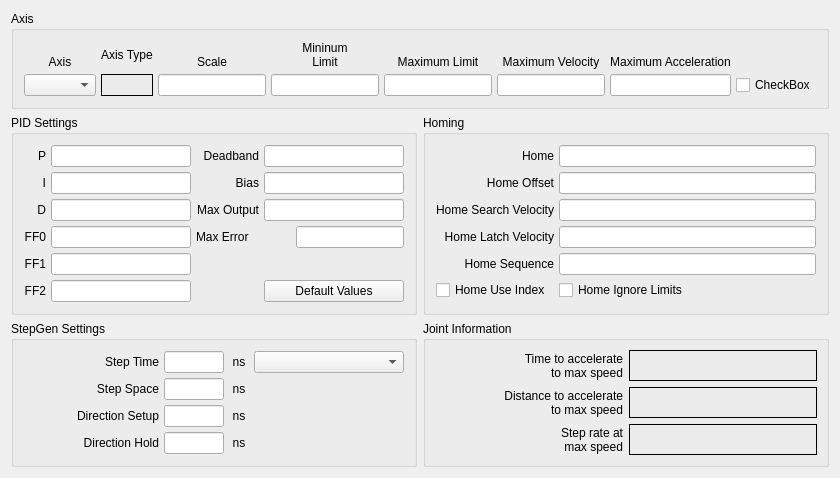
          <widget class="QWidget" name="joint3tab">
           <attribute name="title">
            <string>Joint 3</string>
           </attribute>
           <layout class="QGridLayout" name="gridLayout_20">
            <item row="0" column="0" colspan="2">
             <widget class="QGroupBox" name="jointAxisGroup_3">
              <property name="title">
               <string>Axis</string>
              </property>
              <layout class="QGridLayout" name="gridLayout_17">
               <property name="leftMargin">
                <number>10</number>
               </property>
               <property name="topMargin">
                <number>10</number>
               </property>
               <property name="rightMargin">
                <number>10</number>
               </property>
               <property name="bottomMargin">
                <number>10</number>
               </property>
               <property name="spacing">
                <number>5</number>
               </property>
               <item row="1" column="0">
                <widget class="QComboBox" name="axisCB_3"/>
               </item>
               <item row="0" column="3">
                <widget class="QLabel" name="label_65">
                 <property name="text">
                  <string>&lt;html&gt;&lt;head/&gt;&lt;body&gt;&lt;p&gt;Mininum&lt;br/&gt;Limit&lt;/p&gt;&lt;/body&gt;&lt;/html&gt;</string>
                 </property>
                 <property name="alignment">
                  <set>Qt::AlignBottom|Qt::AlignHCenter</set>
                 </property>
                 <property name="wordWrap">
                  <bool>true</bool>
                 </property>
                </widget>
               </item>
               <item row="0" column="0">
                <widget class="QLabel" name="label_56">
                 <property name="text">
                  <string>Axis</string>
                 </property>
                 <property name="alignment">
                  <set>Qt::AlignBottom|Qt::AlignHCenter</set>
                 </property>
                </widget>
               </item>
               <item row="1" column="3">
                <widget class="QLineEdit" name="minLimit_3">
                 <property name="alignment">
                  <set>Qt::AlignRight|Qt::AlignTrailing|Qt::AlignVCenter</set>
                 </property>
                </widget>
               </item>
               <item row="1" column="4">
                <widget class="QLineEdit" name="maxLimit_3">
                 <property name="alignment">
                  <set>Qt::AlignRight|Qt::AlignTrailing|Qt::AlignVCenter</set>
                 </property>
                </widget>
               </item>
               <item row="0" column="4">
                <widget class="QLabel" name="label_70">
                 <property name="text">
                  <string>Maximum Limit</string>
                 </property>
                 <property name="textFormat">
                  <enum>Qt::AutoText</enum>
                 </property>
                 <property name="alignment">
                  <set>Qt::AlignBottom|Qt::AlignHCenter</set>
                 </property>
                 <property name="wordWrap">
                  <bool>true</bool>
                 </property>
                </widget>
               </item>
               <item row="0" column="5">
                <widget class="QLabel" name="label_78">
                 <property name="text">
                  <string>Maximum Velocity</string>
                 </property>
                 <property name="alignment">
                  <set>Qt::AlignBottom|Qt::AlignHCenter</set>
                 </property>
                 <property name="wordWrap">
                  <bool>true</bool>
                 </property>
                </widget>
               </item>
               <item row="1" column="5">
                <widget class="QLineEdit" name="maxVelocity_3">
                 <property name="alignment">
                  <set>Qt::AlignRight|Qt::AlignTrailing|Qt::AlignVCenter</set>
                 </property>
                </widget>
               </item>
               <item row="1" column="6">
                <widget class="QLineEdit" name="maxAccel_3">
                 <property name="alignment">
                  <set>Qt::AlignRight|Qt::AlignTrailing|Qt::AlignVCenter</set>
                 </property>
                </widget>
               </item>
               <item row="0" column="2">
                <widget class="QLabel" name="label_58">
                 <property name="text">
                  <string>Scale</string>
                 </property>
                 <property name="alignment">
                  <set>Qt::AlignBottom|Qt::AlignHCenter</set>
                 </property>
                </widget>
               </item>
               <item row="0" column="6">
                <widget class="QLabel" name="label_79">
                 <property name="text">
                  <string>Maximum Acceleration</string>
                 </property>
                 <property name="alignment">
                  <set>Qt::AlignBottom|Qt::AlignHCenter</set>
                 </property>
                 <property name="wordWrap">
                  <bool>true</bool>
                 </property>
                </widget>
               </item>
               <item row="0" column="1">
                <widget class="QLabel" name="label_7">
                 <property name="text">
                  <string>Axis Type</string>
                 </property>
                </widget>
               </item>
               <item row="1" column="1">
                <widget class="QLabel" name="axisType_3">
                 <property name="frameShape">
                  <enum>QFrame::Box</enum>
                 </property>
                 <property name="text">
                  <string/>
                 </property>
                </widget>
               </item>
               <item row="1" column="2">
                <widget class="QLineEdit" name="scale_3"/>
               </item>
               <item row="1" column="7">
                <widget class="QCheckBox" name="reverse_3">
                 <property name="text">
                  <string>CheckBox</string>
                 </property>
                </widget>
               </item>
              </layout>
             </widget>
            </item>
            <item row="1" column="0">
             <widget class="QGroupBox" name="groupBox_15">
              <property name="title">
               <string>PID Settings</string>
              </property>
              <layout class="QGridLayout" name="gridLayout_18">
               <property name="leftMargin">
                <number>10</number>
               </property>
               <property name="topMargin">
                <number>10</number>
               </property>
               <property name="rightMargin">
                <number>10</number>
               </property>
               <property name="bottomMargin">
                <number>10</number>
               </property>
               <property name="spacing">
                <number>5</number>
               </property>
               <item row="0" column="0">
                <widget class="QLabel" name="label_244">
                 <property name="text">
                  <string>P</string>
                 </property>
                 <property name="alignment">
                  <set>Qt::AlignRight|Qt::AlignTrailing|Qt::AlignVCenter</set>
                 </property>
                </widget>
               </item>
               <item row="0" column="1">
                <widget class="QLineEdit" name="p_3">
                 <property name="text">
                  <string/>
                 </property>
                 <property name="alignment">
                  <set>Qt::AlignRight|Qt::AlignTrailing|Qt::AlignVCenter</set>
                 </property>
                </widget>
               </item>
               <item row="0" column="2">
                <widget class="QLabel" name="label_245">
                 <property name="text">
                  <string>Deadband</string>
                 </property>
                 <property name="alignment">
                  <set>Qt::AlignRight|Qt::AlignTrailing|Qt::AlignVCenter</set>
                 </property>
                </widget>
               </item>
               <item row="0" column="3">
                <widget class="QLineEdit" name="deadband_3">
                 <property name="text">
                  <string/>
                 </property>
                 <property name="alignment">
                  <set>Qt::AlignRight|Qt::AlignTrailing|Qt::AlignVCenter</set>
                 </property>
                </widget>
               </item>
               <item row="1" column="0">
                <widget class="QLabel" name="label_246">
                 <property name="text">
                  <string>I</string>
                 </property>
                 <property name="alignment">
                  <set>Qt::AlignRight|Qt::AlignTrailing|Qt::AlignVCenter</set>
                 </property>
                </widget>
               </item>
               <item row="1" column="1">
                <widget class="QLineEdit" name="i_3">
                 <property name="text">
                  <string/>
                 </property>
                 <property name="alignment">
                  <set>Qt::AlignRight|Qt::AlignTrailing|Qt::AlignVCenter</set>
                 </property>
                </widget>
               </item>
               <item row="1" column="2">
                <widget class="QLabel" name="label_247">
                 <property name="text">
                  <string>Bias</string>
                 </property>
                 <property name="alignment">
                  <set>Qt::AlignRight|Qt::AlignTrailing|Qt::AlignVCenter</set>
                 </property>
                </widget>
               </item>
               <item row="1" column="3">
                <widget class="QLineEdit" name="bias_3">
                 <property name="text">
                  <string/>
                 </property>
                 <property name="alignment">
                  <set>Qt::AlignRight|Qt::AlignTrailing|Qt::AlignVCenter</set>
                 </property>
                </widget>
               </item>
               <item row="2" column="0">
                <widget class="QLabel" name="label_248">
                 <property name="text">
                  <string>D</string>
                 </property>
                 <property name="alignment">
                  <set>Qt::AlignRight|Qt::AlignTrailing|Qt::AlignVCenter</set>
                 </property>
                </widget>
               </item>
               <item row="2" column="1">
                <widget class="QLineEdit" name="d_3">
                 <property name="text">
                  <string/>
                 </property>
                 <property name="alignment">
                  <set>Qt::AlignRight|Qt::AlignTrailing|Qt::AlignVCenter</set>
                 </property>
                </widget>
               </item>
               <item row="2" column="2">
                <widget class="QLabel" name="label_249">
                 <property name="text">
                  <string>Max Output</string>
                 </property>
                 <property name="alignment">
                  <set>Qt::AlignRight|Qt::AlignTrailing|Qt::AlignVCenter</set>
                 </property>
                </widget>
               </item>
               <item row="2" column="3">
                <widget class="QLineEdit" name="maxOutput_3">
                 <property name="text">
                  <string/>
                 </property>
                 <property name="alignment">
                  <set>Qt::AlignRight|Qt::AlignTrailing|Qt::AlignVCenter</set>
                 </property>
                </widget>
               </item>
               <item row="3" column="0">
                <widget class="QLabel" name="label_250">
                 <property name="text">
                  <string>FF0</string>
                 </property>
                 <property name="alignment">
                  <set>Qt::AlignRight|Qt::AlignTrailing|Qt::AlignVCenter</set>
                 </property>
                </widget>
               </item>
               <item row="3" column="1">
                <widget class="QLineEdit" name="ff0_3">
                 <property name="text">
                  <string/>
                 </property>
                 <property name="alignment">
                  <set>Qt::AlignRight|Qt::AlignTrailing|Qt::AlignVCenter</set>
                 </property>
                </widget>
               </item>
               <item row="4" column="0">
                <widget class="QLabel" name="label_252">
                 <property name="text">
                  <string>FF1</string>
                 </property>
                 <property name="alignment">
                  <set>Qt::AlignRight|Qt::AlignTrailing|Qt::AlignVCenter</set>
                 </property>
                </widget>
               </item>
               <item row="4" column="1">
                <widget class="QLineEdit" name="ff1_3">
                 <property name="text">
                  <string/>
                 </property>
                 <property name="alignment">
                  <set>Qt::AlignRight|Qt::AlignTrailing|Qt::AlignVCenter</set>
                 </property>
                </widget>
               </item>
               <item row="5" column="0">
                <widget class="QLabel" name="label_253">
                 <property name="text">
                  <string>FF2</string>
                 </property>
                 <property name="alignment">
                  <set>Qt::AlignRight|Qt::AlignTrailing|Qt::AlignVCenter</set>
                 </property>
                </widget>
               </item>
               <item row="5" column="1">
                <widget class="QLineEdit" name="ff2_3">
                 <property name="text">
                  <string/>
                 </property>
                 <property name="alignment">
                  <set>Qt::AlignRight|Qt::AlignTrailing|Qt::AlignVCenter</set>
                 </property>
                </widget>
               </item>
               <item row="5" column="3">
                <widget class="QPushButton" name="pidDefault_3">
                 <property name="text">
                  <string>Default Values</string>
                 </property>
                </widget>
               </item>
               <item row="3" column="3" alignment="Qt::AlignRight">
                <widget class="QLineEdit" name="maxError_3"/>
               </item>
               <item row="3" column="2">
                <widget class="QLabel" name="label_187">
                 <property name="text">
                  <string>Max Error</string>
                 </property>
                </widget>
               </item>
              </layout>
             </widget>
            </item>
            <item row="1" column="1">
             <widget class="QGroupBox" name="groupBox_13">
              <property name="title">
               <string>Homing</string>
              </property>
              <layout class="QGridLayout" name="gridLayout_16">
               <property name="leftMargin">
                <number>10</number>
               </property>
               <property name="topMargin">
                <number>10</number>
               </property>
               <property name="rightMargin">
                <number>10</number>
               </property>
               <property name="bottomMargin">
                <number>10</number>
               </property>
               <property name="spacing">
                <number>5</number>
               </property>
               <item row="1" column="1">
                <widget class="QLineEdit" name="homeOffset_3">
                 <property name="toolTip">
                  <string>&lt;html&gt;&lt;head/&gt;&lt;body&gt;&lt;p&gt;Home Offset can be used to back off of the home switch&lt;/p&gt;&lt;/body&gt;&lt;/html&gt;</string>
                 </property>
                 <property name="alignment">
                  <set>Qt::AlignLeading|Qt::AlignLeft|Qt::AlignVCenter</set>
                 </property>
                </widget>
               </item>
               <item row="0" column="0">
                <widget class="QLabel" name="label_94">
                 <property name="text">
                  <string>Home</string>
                 </property>
                 <property name="alignment">
                  <set>Qt::AlignRight|Qt::AlignTrailing|Qt::AlignVCenter</set>
                 </property>
                </widget>
               </item>
               <item row="0" column="1">
                <widget class="QLineEdit" name="home_3">
                 <property name="toolTip">
                  <string>&lt;html&gt;&lt;head/&gt;&lt;body&gt;&lt;p&gt;Home is usually set to 0&lt;/p&gt;&lt;/body&gt;&lt;/html&gt;</string>
                 </property>
                 <property name="alignment">
                  <set>Qt::AlignLeading|Qt::AlignLeft|Qt::AlignVCenter</set>
                 </property>
                </widget>
               </item>
               <item row="1" column="0">
                <widget class="QLabel" name="label_95">
                 <property name="text">
                  <string>Home Offset</string>
                 </property>
                 <property name="alignment">
                  <set>Qt::AlignRight|Qt::AlignTrailing|Qt::AlignVCenter</set>
                 </property>
                </widget>
               </item>
               <item row="2" column="0">
                <widget class="QLabel" name="label_96">
                 <property name="text">
                  <string>Home Search Velocity</string>
                 </property>
                 <property name="alignment">
                  <set>Qt::AlignRight|Qt::AlignTrailing|Qt::AlignVCenter</set>
                 </property>
                </widget>
               </item>
               <item row="2" column="1">
                <widget class="QLineEdit" name="homeSearchVel_3">
                 <property name="toolTip">
                  <string>&lt;html&gt;&lt;head/&gt;&lt;body&gt;&lt;p&gt;Search Velocity is in units per second&lt;/p&gt;&lt;/body&gt;&lt;/html&gt;</string>
                 </property>
                 <property name="alignment">
                  <set>Qt::AlignLeading|Qt::AlignLeft|Qt::AlignVCenter</set>
                 </property>
                </widget>
               </item>
               <item row="3" column="0">
                <widget class="QLabel" name="label_97">
                 <property name="text">
                  <string>Home Latch Velocity</string>
                 </property>
                 <property name="alignment">
                  <set>Qt::AlignRight|Qt::AlignTrailing|Qt::AlignVCenter</set>
                 </property>
                </widget>
               </item>
               <item row="3" column="1">
                <widget class="QLineEdit" name="homeLatchVel_3">
                 <property name="toolTip">
                  <string>&lt;html&gt;&lt;head/&gt;&lt;body&gt;&lt;p&gt;Latch Velocity is in user units per second&lt;br/&gt;usually set slower than Search Velocity&lt;/p&gt;&lt;/body&gt;&lt;/html&gt;</string>
                 </property>
                 <property name="alignment">
                  <set>Qt::AlignLeading|Qt::AlignLeft|Qt::AlignVCenter</set>
                 </property>
                </widget>
               </item>
               <item row="5" column="0">
                <widget class="QCheckBox" name="homeUseIndex_3">
                 <property name="text">
                  <string>Home Use Index</string>
                 </property>
                </widget>
               </item>
               <item row="5" column="1">
                <widget class="QCheckBox" name="homeIgnoreLimits_3">
                 <property name="text">
                  <string>Home Ignore Limits</string>
                 </property>
                </widget>
               </item>
               <item row="4" column="1">
                <widget class="QLineEdit" name="homeSequence_3">
                 <property name="toolTip">
                  <string>&lt;html&gt;&lt;head/&gt;&lt;body&gt;&lt;p&gt;Home sequences start at 0 and do not skip a number.&lt;/p&gt;&lt;p&gt;Multiple joint axis use a negative number.&lt;/p&gt;&lt;p&gt;Leave blank to home the joint manually.&lt;/p&gt;&lt;/body&gt;&lt;/html&gt;</string>
                 </property>
                </widget>
               </item>
               <item row="4" column="0">
                <widget class="QLabel" name="label_140">
                 <property name="text">
                  <string>Home Sequence</string>
                 </property>
                 <property name="alignment">
                  <set>Qt::AlignRight|Qt::AlignTrailing|Qt::AlignVCenter</set>
                 </property>
                </widget>
               </item>
              </layout>
             </widget>
            </item>
            <item row="2" column="0">
             <widget class="QGroupBox" name="groupBox_16">
              <property name="title">
               <string>StepGen Settings</string>
              </property>
              <layout class="QGridLayout" name="gridLayout_19">
               <property name="leftMargin">
                <number>10</number>
               </property>
               <property name="topMargin">
                <number>10</number>
               </property>
               <property name="rightMargin">
                <number>10</number>
               </property>
               <property name="bottomMargin">
                <number>10</number>
               </property>
               <property name="spacing">
                <number>5</number>
               </property>
               <item row="0" column="3">
                <widget class="QComboBox" name="driveCB_3">
                 <property name="minimumSize">
                  <size>
                   <width>150</width>
                   <height>0</height>
                  </size>
                 </property>
                </widget>
               </item>
               <item row="0" column="0">
                <widget class="QLabel" name="label_105">
                 <property name="text">
                  <string>Step Time</string>
                 </property>
                 <property name="alignment">
                  <set>Qt::AlignRight|Qt::AlignTrailing|Qt::AlignVCenter</set>
                 </property>
                </widget>
               </item>
               <item row="1" column="2">
                <widget class="QLabel" name="label_127">
                 <property name="minimumSize">
                  <size>
                   <width>20</width>
                   <height>0</height>
                  </size>
                 </property>
                 <property name="maximumSize">
                  <size>
                   <width>20</width>
                   <height>16777215</height>
                  </size>
                 </property>
                 <property name="text">
                  <string>ns</string>
                 </property>
                 <property name="alignment">
                  <set>Qt::AlignCenter</set>
                 </property>
                </widget>
               </item>
               <item row="0" column="1">
                <widget class="QLineEdit" name="stepTime_3">
                 <property name="maximumSize">
                  <size>
                   <width>60</width>
                   <height>16777215</height>
                  </size>
                 </property>
                 <property name="inputMask">
                  <string/>
                 </property>
                 <property name="text">
                  <string/>
                 </property>
                 <property name="alignment">
                  <set>Qt::AlignRight|Qt::AlignTrailing|Qt::AlignVCenter</set>
                 </property>
                </widget>
               </item>
               <item row="0" column="2">
                <widget class="QLabel" name="label_125">
                 <property name="minimumSize">
                  <size>
                   <width>20</width>
                   <height>0</height>
                  </size>
                 </property>
                 <property name="maximumSize">
                  <size>
                   <width>20</width>
                   <height>16777215</height>
                  </size>
                 </property>
                 <property name="text">
                  <string>ns</string>
                 </property>
                 <property name="alignment">
                  <set>Qt::AlignCenter</set>
                 </property>
                </widget>
               </item>
               <item row="1" column="0">
                <widget class="QLabel" name="label_126">
                 <property name="text">
                  <string>Step Space</string>
                 </property>
                 <property name="alignment">
                  <set>Qt::AlignRight|Qt::AlignTrailing|Qt::AlignVCenter</set>
                 </property>
                </widget>
               </item>
               <item row="1" column="1">
                <widget class="QLineEdit" name="stepSpace_3">
                 <property name="maximumSize">
                  <size>
                   <width>60</width>
                   <height>16777215</height>
                  </size>
                 </property>
                 <property name="text">
                  <string/>
                 </property>
                 <property name="alignment">
                  <set>Qt::AlignRight|Qt::AlignTrailing|Qt::AlignVCenter</set>
                 </property>
                </widget>
               </item>
               <item row="2" column="0">
                <widget class="QLabel" name="label_128">
                 <property name="text">
                  <string>Direction Setup</string>
                 </property>
                 <property name="alignment">
                  <set>Qt::AlignRight|Qt::AlignTrailing|Qt::AlignVCenter</set>
                 </property>
                </widget>
               </item>
               <item row="2" column="1">
                <widget class="QLineEdit" name="dirSetup_3">
                 <property name="maximumSize">
                  <size>
                   <width>60</width>
                   <height>16777215</height>
                  </size>
                 </property>
                 <property name="text">
                  <string/>
                 </property>
                 <property name="alignment">
                  <set>Qt::AlignRight|Qt::AlignTrailing|Qt::AlignVCenter</set>
                 </property>
                </widget>
               </item>
               <item row="2" column="2">
                <widget class="QLabel" name="label_129">
                 <property name="minimumSize">
                  <size>
                   <width>20</width>
                   <height>0</height>
                  </size>
                 </property>
                 <property name="maximumSize">
                  <size>
                   <width>20</width>
                   <height>16777215</height>
                  </size>
                 </property>
                 <property name="text">
                  <string>ns</string>
                 </property>
                 <property name="alignment">
                  <set>Qt::AlignCenter</set>
                 </property>
                </widget>
               </item>
               <item row="3" column="0">
                <widget class="QLabel" name="label_130">
                 <property name="text">
                  <string>Direction Hold</string>
                 </property>
                 <property name="alignment">
                  <set>Qt::AlignRight|Qt::AlignTrailing|Qt::AlignVCenter</set>
                 </property>
                </widget>
               </item>
               <item row="3" column="1">
                <widget class="QLineEdit" name="dirHold_3">
                 <property name="maximumSize">
                  <size>
                   <width>60</width>
                   <height>16777215</height>
                  </size>
                 </property>
                 <property name="text">
                  <string/>
                 </property>
                 <property name="alignment">
                  <set>Qt::AlignRight|Qt::AlignTrailing|Qt::AlignVCenter</set>
                 </property>
                </widget>
               </item>
               <item row="3" column="2">
                <widget class="QLabel" name="label_131">
                 <property name="minimumSize">
                  <size>
                   <width>20</width>
                   <height>0</height>
                  </size>
                 </property>
                 <property name="maximumSize">
                  <size>
                   <width>20</width>
                   <height>16777215</height>
                  </size>
                 </property>
                 <property name="text">
                  <string>ns</string>
                 </property>
                 <property name="alignment">
                  <set>Qt::AlignCenter</set>
                 </property>
                </widget>
               </item>
              </layout>
             </widget>
            </item>
            <item row="2" column="1">
             <widget class="QGroupBox" name="gridGroupBox">
              <property name="title">
               <string>Joint Information</string>
              </property>
              <layout class="QGridLayout" name="gridLayout_35">
               <item row="0" column="0">
                <widget class="QLabel" name="label_201">
                 <property name="text">
                  <string>Time to accelerate
to max speed</string>
                 </property>
                 <property name="alignment">
                  <set>Qt::AlignRight|Qt::AlignTrailing|Qt::AlignVCenter</set>
                 </property>
                </widget>
               </item>
               <item row="0" column="1">
                <widget class="QLabel" name="timeJoint_3">
                 <property name="frameShape">
                  <enum>QFrame::Box</enum>
                 </property>
                 <property name="text">
                  <string/>
                 </property>
                </widget>
               </item>
               <item row="1" column="1">
                <widget class="QLabel" name="distanceJoint_3">
                 <property name="frameShape">
                  <enum>QFrame::Box</enum>
                 </property>
                 <property name="text">
                  <string/>
                 </property>
                </widget>
               </item>
               <item row="1" column="0">
                <widget class="QLabel" name="label_202">
                 <property name="text">
                  <string>Distance to accelerate
to max speed</string>
                 </property>
                 <property name="alignment">
                  <set>Qt::AlignRight|Qt::AlignTrailing|Qt::AlignVCenter</set>
                 </property>
                </widget>
               </item>
               <item row="2" column="0">
                <widget class="QLabel" name="label_205">
                 <property name="text">
                  <string>Step rate at
max speed</string>
                 </property>
                 <property name="alignment">
                  <set>Qt::AlignRight|Qt::AlignTrailing|Qt::AlignVCenter</set>
                 </property>
                </widget>
               </item>
               <item row="2" column="1">
                <widget class="QLabel" name="stepRateJoint_3">
                 <property name="frameShape">
                  <enum>QFrame::Box</enum>
                 </property>
                 <property name="text">
                  <string/>
                 </property>
                </widget>
               </item>
              </layout>
             </widget>
            </item>
           </layout>
          </widget>
